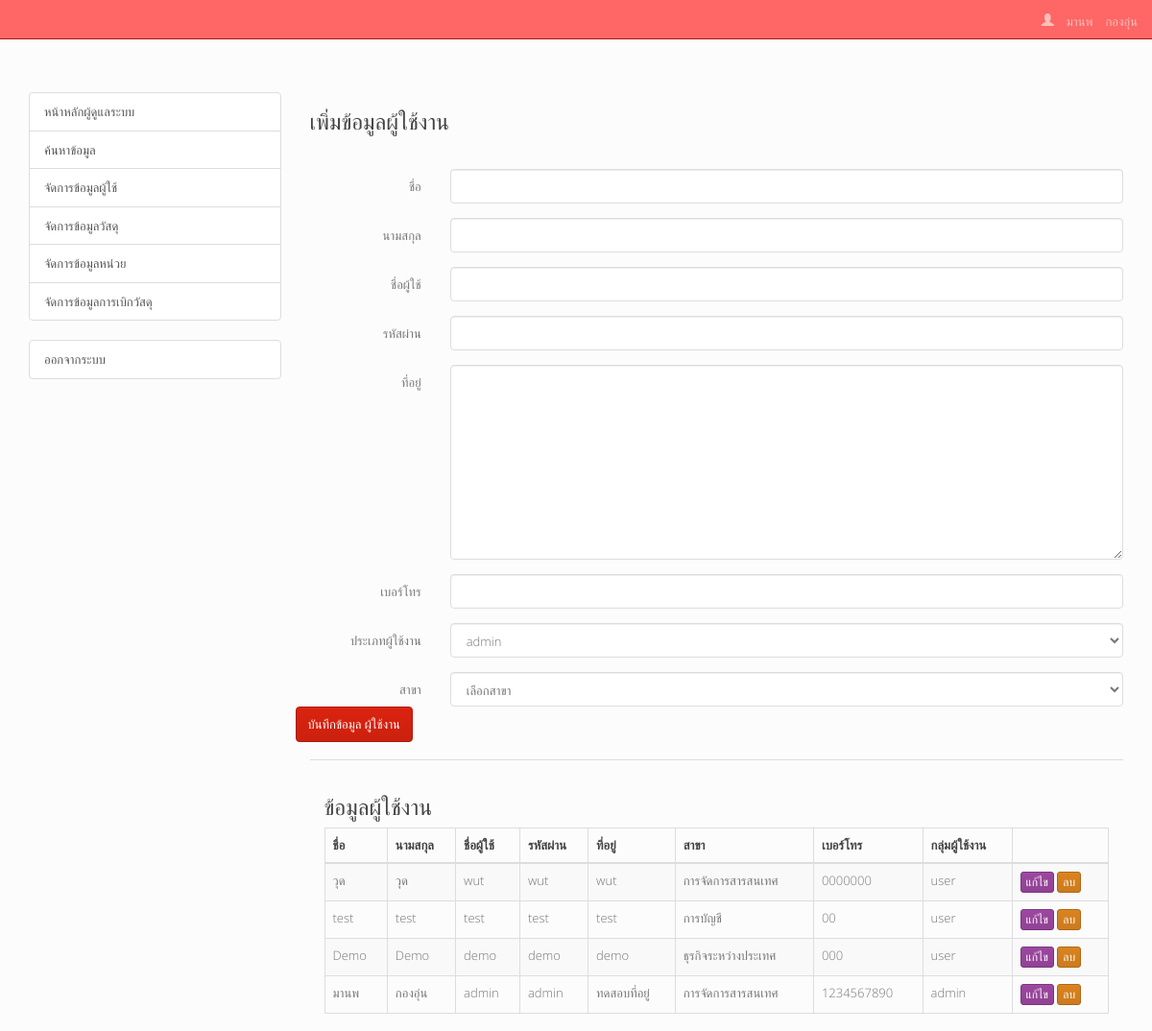
Page /admin_user.php (signed in) on the earlier database version.
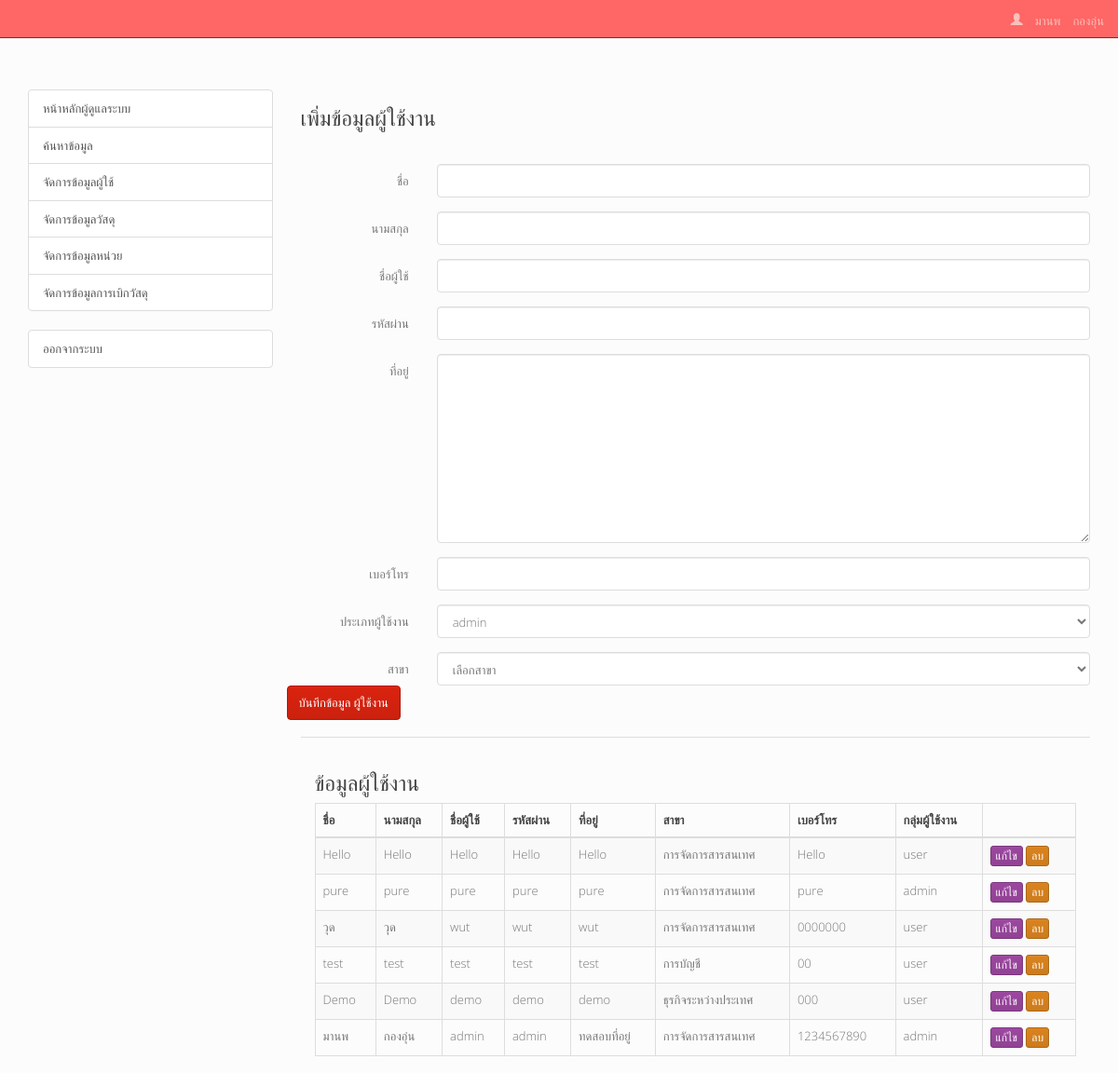
Same page on the later database version.
### tables this page shows
CREATE TABLE IF NOT EXISTS `user` (
  `id` int(11) NOT NULL AUTO_INCREMENT,
  `firstname` varchar(100) NOT NULL COMMENT 'ชื่อ',
  `lastname` varchar(100) NOT NULL COMMENT 'นามสกุล',
  `username` varchar(45) NOT NULL COMMENT 'ชื่อผู้ใบ้',
  `password` varchar(45) NOT NULL COMMENT 'รหัสผ่าน',
  `address` text NOT NULL COMMENT 'ที่อยู่',
  `major_id` int(2) NOT NULL,
  `tel` varchar(20) DEFAULT NULL COMMENT 'เบอร์โทร',
  `user_type` enum('admin','user') NOT NULL DEFAULT 'user' COMMENT 'กลุ่มผู้ใช้งาน',
  PRIMARY KEY (`id`),
  UNIQUE KEY `username_UNIQUE` (`username`),
  KEY `fk_user_major1` (`major_id`) USING BTREE
);

CREATE TABLE IF NOT EXISTS `major` (
  `id` int(11) NOT NULL AUTO_INCREMENT,
  `major` varchar(50) NOT NULL COMMENT 'แผนก',
  PRIMARY KEY (`id`)
);

### admin_user.php (the view, shortened to what this page needs)
<?php
include 'html_head.php';
include 'dbcon.php';
$firstname	= null;
$lastname	= null;
$username	= null;
$password	= null;
$address	= null;
$tel		= null;
$user_type	= null;
$major_id	= null;
$sql = "SELECT user.*,major.major FROM user JOIN major ON user.major_id = major.id ORDER BY id DESC";
$result = $con->prepare($sql);
$result->execute();
?>
<div class="row">
<div class="col-md-12">
<h3>เพิ่มข้อมูลผู้ใช้งาน</h3>
<p>&nbsp;</p>
<form method="post" action="<?php echo $_SERVER['PHP_SELF'];?>" class="form-horizontal">
    <div class="form-group">
        <label class="control-label col-md-2" for="u-firstname">ชื่อ</label>
        <div class="col-md-10">
            <input id="u-firstname" class="form-control" type="text" name="u[firstname]" value="<?php echo $firstname;?>" required="required">
        </div>
    </div>
    <div class="form-group">
        <label class="control-label col-md-2" for="u-lastname">นามสกุล</label>
        <div class="col-md-10">
            <input id="u-lastname" class="form-control" type="text" name="u[lastname]" value="<?php echo $lastname;?>" required="required">
        </div>
    </div>
    <div class="form-group">
        <label class="control-label col-md-2" for="u-username">ชื่อผู้ใช้</label>
        <div class="col-md-10">
            <input id="u-username" class="form-control" type="text" name="u[username]" value="<?php echo $username;?>" required="required">
        </div>
    </div>
    <div class="form-group">
        <label class="control-label col-md-2" for="u-password">รหัสผ่าน</label>
        <div class="col-md-10">
            <input id="u-password" class="form-control" type="text" name="u[password]" value="<?php echo $password;?>" required="required">
        </div>
    </div>
    <div class="form-group">
        <label class="control-label col-md-2" for="u-address">ที่อยู่</label>
        <div class="col-md-10">
            <textarea name="u[address]" class="form-control" rows="10"  required="required"><?php echo $address;?></textarea>
        </div>
    </div>
    <div class="form-group">
        <label class="control-label col-md-2" for="u-tel">เบอร์โทร</label>
        <div class="col-md-10">
            <input id="u-tel" class="form-control" type="text" name="u[tel]" value="<?php echo $tel;?>" >
        </div>
    </div>
    <div class="form-group">
        <label class="control-label col-md-2" for="u-user_type">ประเภทผู้ใช้งาน</label>
        <div class="col-md-10">
            <select name="u[user_type]" class="form-control" id="u-user_type">
				<option value="admin" <?php if($user_type=='admin'){?> selected="selected"<?php }?>>admin</option>
			</select>
             </div>
    </div>
     <div class="form-group">
        <label class="control-label col-md-2" for="u-major_id">สาขา</label>
        <div class="col-md-10">
            <select name="u[major_id]" class="form-control" id="u-major_id">
                        <option <?php echo ($major_id)?"selected":""; ?> value="0">เลือกสาขา</option>
                    </select>
        </div>
        <input type="submit" value="บันทึกข้อมูล ผู้ใช้งาน" class="btn btn-primary">
</form>
</div>
<hr />
<div class="col-md-12">
<h3>ข้อมูลผู้ใช้งาน</h3>
<div class="table-responsive">
<table class="table table-bordered table-hover table-striped">
    <thead>
        <tr>
    		<th>ชื่อ</th>
			<th>นามสกุล</th>
			<th>ชื่อผู้ใช้</th>
			<th>รหัสผ่าน</th>
			<th>ที่อยู่</th>
            <th>สาขา</th>
			<th>เบอร์โทร</th>
            <th>กลุ่มผู้ใช้งาน</th>
            <th></th>
        </tr>
    </thead>
    <tbody>
    <?php while($rs_item=$result->fetch()){?>
        <tr>
    		<td><?php echo $rs_item['firstname'];?></td>
			<td><?php echo $rs_item['lastname'];?></td>
			<td><?php echo $rs_item['username'];?></td>
			<td><?php echo $rs_item['password'];?></td>
			<td><?php echo $rs_item['address'];?></td>
            <td><?php echo $rs_item['major'];?></td>
			<td><?php echo $rs_item['tel'];?></td>
			<td><?php echo $rs_item['user_type'];?></td>
            <td>
                <a href="<?php echo $_SERVER['PHP_SELF'];?>?action=edit&id=<?php echo $rs_item['id'];?>" class="btn btn-xs btn-warning">แก้ไข</a>
                <a href="<?php echo $_SERVER['PHP_SELF'];?>?action=delete&id=<?php echo $rs_item['id'];?>" class="btn btn-xs btn-danger" onclick="return confirm('แน่ใจนะว่าต้องการลบ?');">ลบ</a>
            </td>
        </tr>
    <?php }?>
    </tbody>
</table>
</div>
</div>
</div>

### html_head.php (shortened to what this page needs)
<!DOCTYPE html>
<html lang="en">
  <head>
    <link href="assets/css/bootstrap.min.css" rel="stylesheet">
    <link href="assets/css/style.css" rel="stylesheet">
    <link href="vendors/datatable/css/jquery.dataTables.css" rel="stylesheet">
    <link href="vendors/datetimepicker/css/datepicker3.css" rel="stylesheet">
  </head>
  <body>
      <nav class="navbar navbar-inverse navbar-fixed-top" style="background-color: #FF6666">
  <div class="container-fluid">
    <div class="collapse navbar-collapse" id="bs-example-navbar-collapse-1">
      <ul class="nav navbar-nav navbar-right">
        <?php if(!isset($_SESSION['user'])){?>
        <li><a href="login.php">เข้าสู่ระบบ</a></li>
        <?php }else{?>
        <li>
          <a class="glyphicon glyphicon-user" aria-label="Left Align">&nbsp;<?php echo $_SESSION['user']['firstname'].' '.$_SESSION['user']['lastname'];?> </span></a>
        </li>
        <?php }?>
      </ul>
    </div>
  </div>
</nav>
  <div class="container">
    <div class="row">
        <div class="col-md-3">
          <?php if(isset($_SESSION['user']) && $_SESSION['user']['user_type']=='admin'){?>
          <div class="list-group">
              <a href="admin_dashboard.php" class="list-group-item">หน้าหลักผู้ดูแลระบบ</a>
			  <a href="search.php" class="list-group-item">ค้นหาข้อมูล</a>
              <a href="admin_user.php" class="list-group-item">จัดการข้อมูลผู้ใช้</a>
              <a href="admin_item.php" class="list-group-item">จัดการข้อมูลวัสดุ</a>
              <a href="admin_unit.php" class="list-group-item">จัดการข้อมูลหน่วย</a>
              <a href="admin_widen.php" class="list-group-item">จัดการข้อมูลการเบิกวัสดุ</a>
          </div>
          <?php }?>
          <div class="list-group">
            <?php if(!isset($_SESSION['user'])){?>
            &nbsp;
            <?php }else{?>
         <a href="logout.php" class="list-group-item">ออกจากระบบ</a>
            <?php }?>
          </div>
        </div>
        <div class="col-md-9">

### assets/css/style.css (style rules this page uses)
html { position: relative; min-height: 100%; }
body { padding-top: 8%; margin-bottom: AUTO; }

Differences in the rows shown:
added user: firstname "Hello", lastname "Hello", username "Hello", password "Hello", address "Hello", major.major "การจัดการสารสนเทศ", tel "Hello", user_type "user"
added user: firstname "pure", lastname "pure", username "pure", password "pure", address "pure", major.major "การจัดการสารสนเทศ", tel "pure", user_type "admin"
